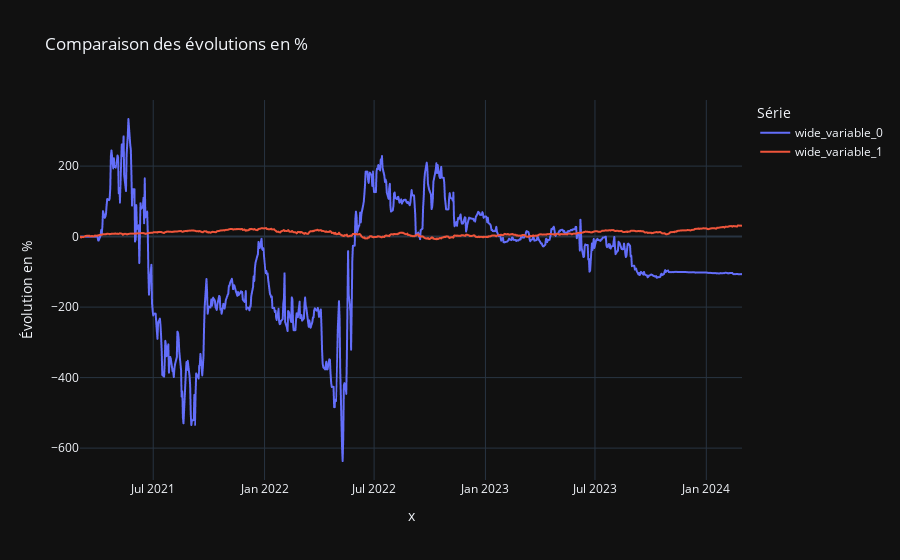

Here is the notebook cell this chart was saved with:
### Code cell
import plotly.express as px

money_norm =(final["Money"]/10000000*100)-100
spx_norm=(final["SPX"]/final["SPX"].iloc[0]* 100)-100

fix = px.line(x=final["Date"], y=[money_norm, spx_norm],labels={"value":"Évolution en %", "variable":"Série"},title="Comparaison des évolutions en %")
fix.update_layout(hovermode="x unified")

fix.show()

### Figure 1 — Plotly figure (JSON) as saved in the notebook; plotly's stock layout.template omitted (floating-point values rounded to 4 significant figures; data arrays with more than 128 entries replaced by an {"elided": "..."} marker saying what was removed)
{"data": [{"hovertemplate": "Série=wide_variable_0<br>x=%{x}<br>Évolution en %=%{y}<extra></extra>", "legendgroup": "wide_variable_0", "line": {"color": "#636efa", "dash": "solid"}, "marker": {"symbol": "circle"}, "mode": "lines", "name": "wide_variable_0", "showlegend": true, "x": {"elided": "783 str values"}, "xaxis": "x", "y": {"elided": "783 float values"}, "yaxis": "y", "type": "scattergl"}, {"hovertemplate": "Série=wide_variable_1<br>x=%{x}<br>Évolution en %=%{y}<extra></extra>", "legendgroup": "wide_variable_1", "line": {"color": "#EF553B", "dash": "solid"}, "marker": {"symbol": "circle"}, "mode": "lines", "name": "wide_variable_1", "showlegend": true, "x": {"elided": "783 str values"}, "xaxis": "x", "y": {"elided": "783 float values"}, "yaxis": "y", "type": "scattergl"}], "layout": {"xaxis": {"anchor": "y", "domain": [0.0, 1.0], "title": {"text": "x"}}, "yaxis": {"anchor": "x", "domain": [0.0, 1.0], "title": {"text": "Évolution en %"}}, "legend": {"title": {"text": "Série"}, "tracegroupgap": 0}, "title": {"text": "Comparaison des évolutions en %"}, "hovermode": "x unified"}}
